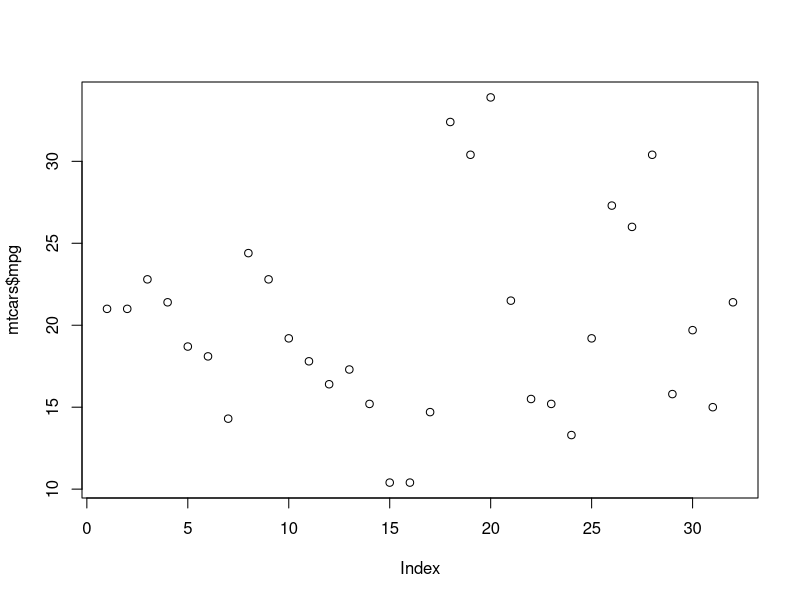
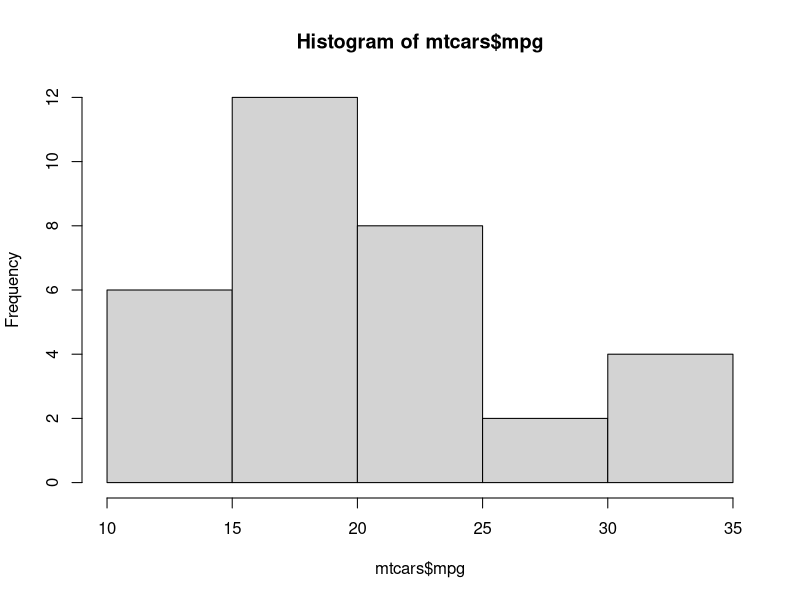
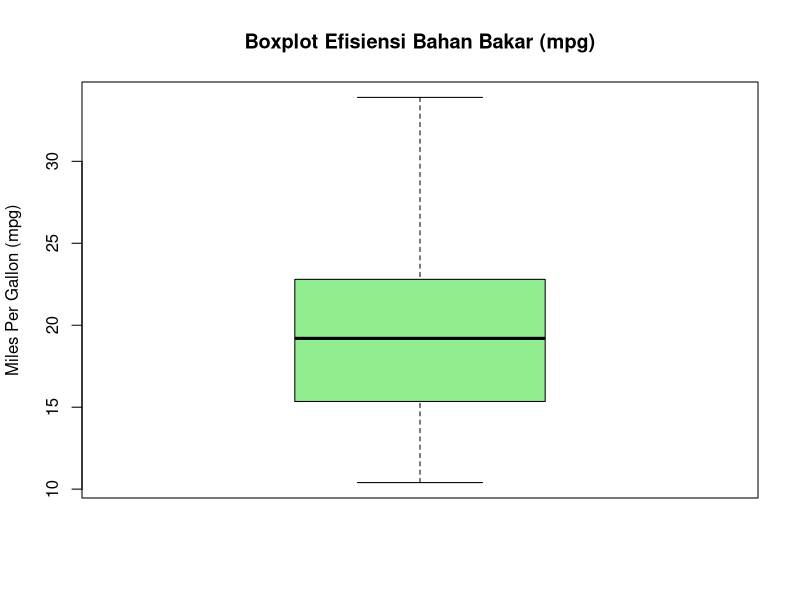

Here is the R script that generated these plots, in order:
summary(mtcars)
mean(mtcars$mpg)   # Menghitung rata-rata (mean) mpg
sd(mtcars$mpg)     # Menghitung standar deviasi (simpangan baku) mpg
max(mtcars$mpg)    # Menghitung nilai tertinggi dari mpg
min(mtcars$mpg)
plot(mtcars$mpg)
hist(mtcars$mpg)
boxplot(mtcars$mpg, 
        main = "Boxplot Efisiensi Bahan Bakar (mpg)", 
        ylab = "Miles Per Gallon (mpg)", 
        col = "lightgreen")
